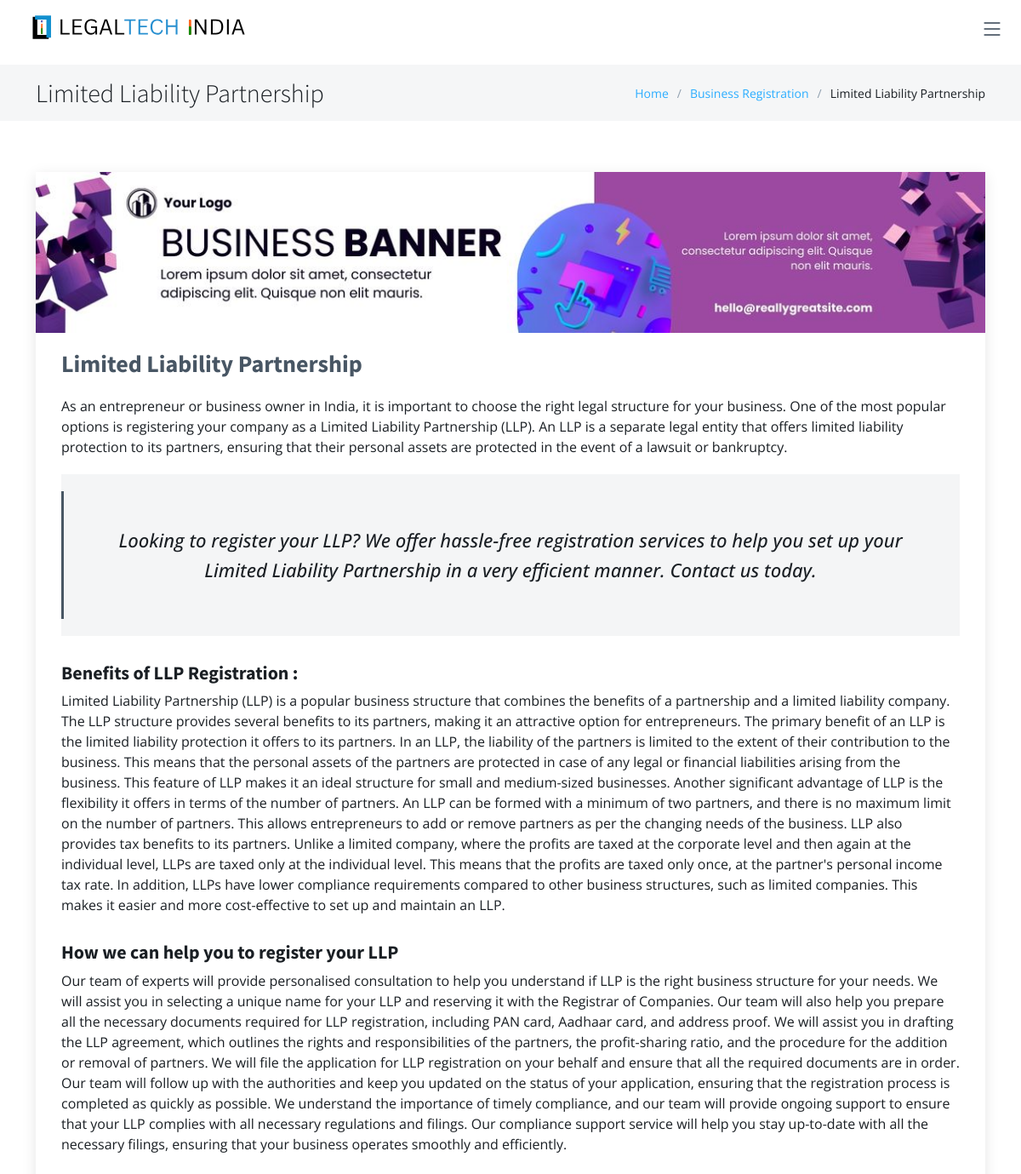
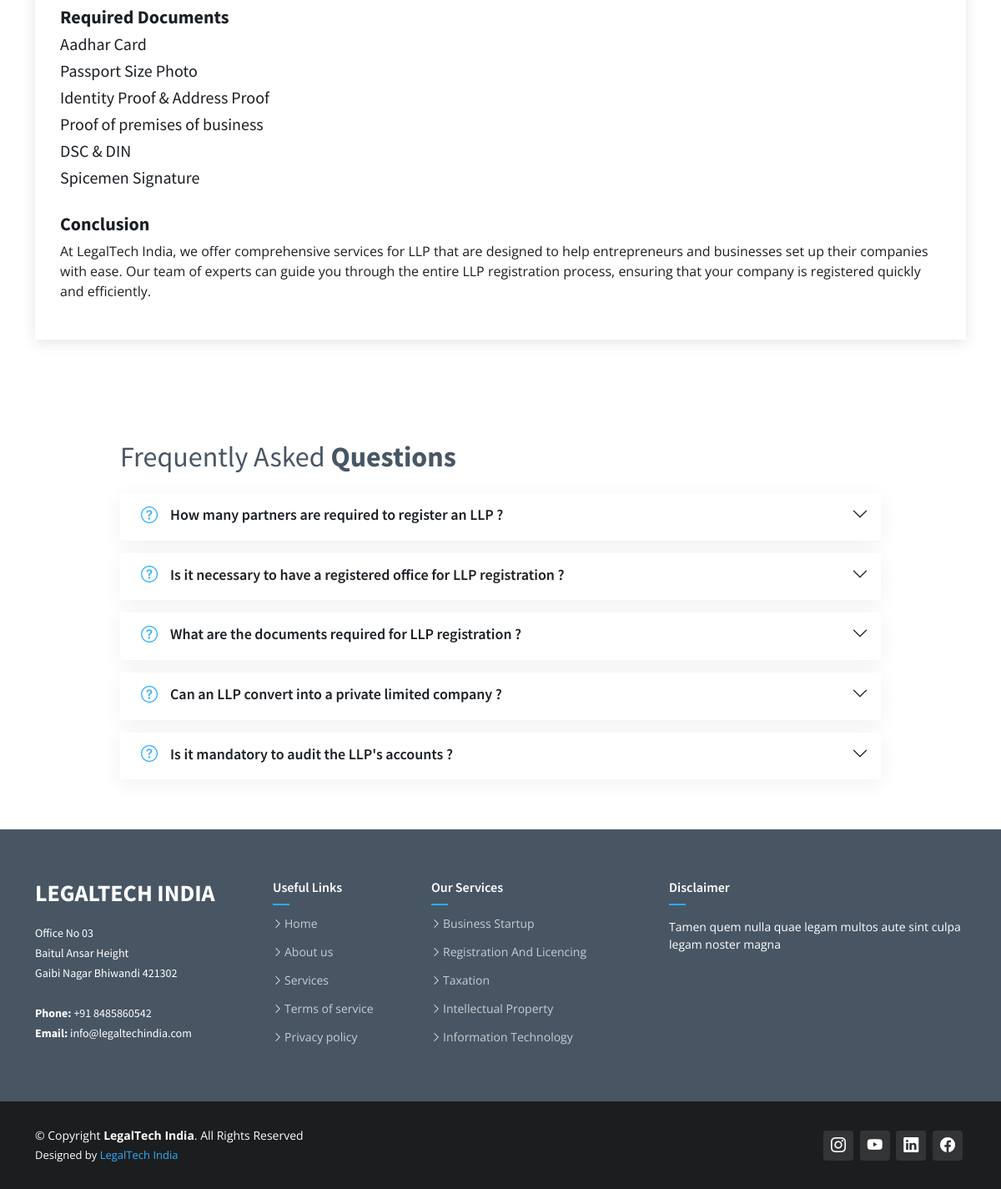
/business/llp/, run on the app's committed database (2 pictures, top to bottom).
### main/models.py (models this page shows, shortened)
class Business_Registration(models.Model):
    main_service = models.CharField(max_length=50,default="Business Registration" )
    main_service_link = models.CharField(max_length=50, default="/business/")
    name = models.CharField(max_length=200)
    description1 = models.TextField()
    sec_name = models.CharField(max_length=200 ,default='Service Details',blank=True, null=True)
    description2 = models.TextField(blank=True, null=True)
    third_name = models.CharField(max_length=200 ,default='Service Details',blank=True, null=True)
    description3 = models.TextField(blank=True, null=True)
    quote = models.CharField(max_length=200)
    doc_title = models.CharField(max_length=200 ,default='Required Documents')
    documents = models.ManyToManyField(Documents)
    con_title = models.CharField(max_length=200, default='Conclusion')
    conclusion = models.TextField(default='default')
    image = models.ImageField(upload_to='services/', null=True, blank=True)
    slug = models.SlugField(unique=True, null=True, blank=True)
    question1 = models.CharField(max_length=255 , default='question1')
    answer1 = models.TextField( default='answer1')
    question2 = models.CharField(max_length=255, default='question2')
    answer2 = models.TextField(default='answer2')
    question3 = models.CharField(max_length=255, default='question3')
    answer3 = models.TextField(default='answer3')
    question4 = models.CharField(max_length=255, default='question4')
    answer4 = models.TextField(default='answer4')
    question5 = models.CharField(max_length=255, default='question5')
    answer5 = models.TextField(default='answer5')
    objects = ServiceManager()

class Documents(models.Model):
    doc_name = models.CharField(max_length=200)

### main/views.py (the view)
# urls.py: path('business/<slug:slug>/', views.business_registration, name='business_registration'),
def business_registration(request, slug):
    service = get_object_or_404(Business_Registration, slug=slug)
    context = {
        'service': service,
    }
    return render(request, 'service_details.html', context)

### main/templates/service_details.html (shortened to what this page needs)
{% load static %}
<!DOCTYPE html>
<html lang="en">
<head>
  <link href="{% static 'assets/vendor/bootstrap/css/bootstrap.min.css' %}" rel="stylesheet">
  <link href="{% static 'assets/vendor/bootstrap-icons/bootstrap-icons.css' %}" rel="stylesheet">
  <link href="{% static 'assets/vendor/aos/aos.css' %}" rel="stylesheet">
  <link href="{% static 'assets/vendor/glightbox/css/glightbox.min.css' %}" rel="stylesheet">
  <link href="{% static 'assets/vendor/swiper/swiper-bundle.min.css' %}" rel="stylesheet">
  <link href="{% static 'assets/css/variables.css' %}" rel="stylesheet">
  <link href="{% static 'assets/css/main.css' %}" rel="stylesheet">
</head>
<body>
  {% include 'header.html' %}
  <main id="main">
    <div class="breadcrumbs">
      <div class="container">
        <div class="d-flex justify-content-between align-items-center">
          <h2>{{ service.name }}</h2>
          <ol>
            <li><a href="index.html">Home</a></li>
            <li><a href="{{service.main_service_link}}">{{ service.main_service }}</a></li>
            <li>{{ service.name }}</li>
          </ol>
        </div>
      </div>
    </div>
    <section id="blog" class="blog">
      <div class="container" data-aos="fade-up">
        <div class="row g-5">
          <div class="col-lg-12">
            <article class="blog-details">
              <div class="post-img">
              {% if service.image %}
                <img src="{{ service.image.url }}" alt="{{ service.name }}" class="img-fluid">
             {% endif %}
              </div>
              <h2 class="title">{{ service.name }}</h2>
              <div class="content">
                <p>
                  {{ service.description1 }}
                </p>
                <blockquote>
                  <p>
                    {{ service.quote }}
                  </p>
                </blockquote>
                <h3>
                  {{ service.sec_name }}
                </h3>
                <p>
                  {{ service.description2 }}
                </p>
                <h3>
                  {{ service.third_name }}
                </h3>
                <p>
                  {{ service.description3 }}
                </p>
                <h3>
                  {{ service.doc_title }}
                </h3>
                {% for document in service.documents.all %}
                <h5 >{{ document.doc_name }}</h5>
                {% endfor %}
                <h3>
                  {{ service.con_title }}
                </h3>
                <p>
                    {{ service.conclusion }}
                </p>
          </div>
        </div>
      </div>
    </section>
<section id="faq" class="faq">
  <div class="container-fluid px-xl-5" data-aos="fade-up">
    <div class="row gy-4 px-xl-5">
      <div class="col-lg-12 d-flex flex-column justify-content-center align-items-stretch  order-2 order-lg-1">
        <div class="content px-xl-5">
          <h3>Frequently Asked <strong>Questions</strong></h3>
        </div>
        <div class="accordion accordion-flush px-xl-5" id="faqlist">
          <div class="accordion-item" data-aos="fade-up" data-aos-delay="200">
            <h3 class="accordion-header">
              <button class="accordion-button collapsed" type="button" data-bs-toggle="collapse" data-bs-target="#faq-content-1">
                <i class="bi bi-question-circle question-icon"></i>
                {{ service.question1 }}
              </button>
            </h3>
          </div>
          <div class="accordion-item" data-aos="fade-up" data-aos-delay="200">
            <h3 class="accordion-header">
              <button class="accordion-button collapsed" type="button" data-bs-toggle="collapse" data-bs-target="#faq-content-2">
                <i class="bi bi-question-circle question-icon"></i>
                {{ service.question2 }}
              </button>
            </h3>
          </div>
          <div class="accordion-item" data-aos="fade-up" data-aos-delay="200">
            <h3 class="accordion-header">
              <button class="accordion-button collapsed" type="button" data-bs-toggle="collapse" data-bs-target="#faq-content-3">
                <i class="bi bi-question-circle question-icon"></i>
                {{ service.question3 }}
              </button>
            </h3>
          </div>
          <div class="accordion-item" data-aos="fade-up" data-aos-delay="200">
            <h3 class="accordion-header">
              <button class="accordion-button collapsed" type="button" data-bs-toggle="collapse" data-bs-target="#faq-content-4">
                <i class="bi bi-question-circle question-icon"></i>
                {{ service.question4 }}
              </button>
            </h3>
          </div>
          <div class="accordion-item" data-aos="fade-up" data-aos-delay="200">
            <h3 class="accordion-header">
              <button class="accordion-button collapsed" type="button" data-bs-toggle="collapse" data-bs-target="#faq-content-5">
                <i class="bi bi-question-circle question-icon"></i>
                {{ service.question5 }}
              </button>
            </h3>
          </div>
        </div>
      </div>
    </div>
  </div>
</section>
    {% include 'footer.html' %}
</body>
</html>

### static/assets/css/variables.css (style rules this page uses)
:root { --font-default: 'Open Sans', system-ui, -apple-system, "Segoe UI", Roboto, "Helvetica Neue", Arial, "Noto Sans", "Liberation Sans", sans-serif, "Apple Color Emoji", "Segoe UI Emoji", "Segoe UI Symbol", "Noto Color Emoji"; --font-primary: 'Source Sans Pro', sans-serif; --font-secondary: 'Poppins', sans-serif; --color-default: #1a1f24; --color-default-rgb: 26, 31, 36; --color-links: #2BADFF; --color-links-hover: #2BADFF; --color-primary: #2BADFF; --color-primary-light: #2BADFF; --color-primary-dark: #2BADFF; --color-primary-rgb: 14, 162, 189; --color-primary-light-rgb: 30, 195, 224; --color-primary-dark-rgb: 1, 137, 161; --color-secondary: #485664; --color-secondary-light: #8f9fae; --color-secondary-dark: #1c1d1f; --color-secondary-rgb: 72, 86, 100; --color-secondary-light-rgb: 143, 159, 174; --color-secondary-dark-rgb: 58, 71, 83; --color-blue: #0d6efd; --color-blue-rgb: 13, 110, 253; --color-indigo: #6610f2; --color-indigo-rgb: 102, 16, 242; --color-purple: #6f42c1; --color-purple-rgb: 111, 66, 193; --color-pink: #f3268c; --color-pink-rgb: 243, 38, 140; --color-red: #df1529; --color-red-rgb: 223, 21, 4; --color-orange: #fd7e14; --color-orange-rgb: 253, 126, 20; --color-yellow: #ffc107; --color-yellow-rgb: 255, 193, 7; --color-green: #059652; --color-green-rgb: 5, 150, 82; --color-teal: #20c997; --color-teal-rgb: 32, 201, 151; --color-cyan: #2BADFF; --color-cyan-rgb: 13, 202, 240; --color-white: #ffffff; --color-white-rgb: 255, 255, 255; --color-gray: #6c757d; --color-gray-rgb: 108, 117, 125; --color-black: #000000; --color-black-rgb: 0, 0, 0; }
:root { --bs-blue: var(--color-blue); --bs-indigo: var(--color-indigo); --bs-purple: var(--color-purple); --bs-pink: var(--color-pink); --bs-red: var(--color-red); --bs-orange: var(--color-orange); --bs-yellow: var(--color-yellow); --bs-green: var(--color-green); --bs-teal: var(--color-teal); --bs-cyan: var(--color-cyan); --bs-white: var(--color-white); --bs-gray: var(--color-gray); --bs-gray-dark: #343a40; --bs-gray-100: #f8f9fa; --bs-gray-200: #e9ecef; --bs-gray-300: #dee2e6; --bs-gray-400: #ced4da; --bs-gray-500: #adb5bd; --bs-gray-600: #6c757d; --bs-gray-700: #495057; --bs-gray-800: #343a40; --bs-gray-900: #212529; --bs-primary: var(--color-blue); --bs-secondary: var(--color-blue); --bs-success: #198754; --bs-info: #0dcaf0; --bs-warning: #ffc107; --bs-danger: #dc3545; --bs-light: #f8f9fa; --bs-dark: #212529; --bs-primary-rgb: var(--color-primary-rgb); --bs-secondary-rgb: var(--color-secondary-rgb); --bs-success-rgb: 25, 135, 84; --bs-info-rgb: 13, 202, 240; --bs-warning-rgb: 255, 193, 7; --bs-danger-rgb: 220, 53, 69; --bs-light-rgb: 248, 249, 250; --bs-dark-rgb: 33, 37, 41; --bs-white-rgb: var(--color-white-rgb); --bs-black-rgb: var(--color-black-rgb); --bs-body-color-rgb: var(--color-default-rgb); --bs-body-bg-rgb: 255, 255, 255; --bs-font-sans-serif: var(--font-default); --bs-font-monospace: SFMono-Regular, Menlo, Monaco, Consolas, "Liberation Mono", "Courier New", monospace; --bs-gradient: linear-gradient(180deg, rgba(255, 255, 255, 0.15), rgba(255, 255, 255, 0)); --bs-body-font-family: var(--font-default); --bs-body-font-size: 1rem; --bs-body-font-weight: 400; --bs-body-line-height: 1.5; --bs-body-color: var(--color-default); --bs-body-bg: #fff; }

### data on the page
Business_Registration: name "Limited Liability Partnership", main_service "Business Registration", image (picture), description1 "As an entrepreneur or business owner in India, it is important to choose the right legal structure for your business. One of the most popular options is registering your company as a Limited Liability Partnership (LLP). An LLP is a separate legal entity that offers limited liability protection to its partners, ensuring that their personal assets are protected in the event of a lawsuit or bankruptcy.", quote "Looking to register your LLP? We offer hassle-free registration services to help you set up your Limited Liability Partnership in a very efficient manner. Contact us today.", sec_name "Benefits of LLP Registration :", description2 "Limited Liability Partnership (LLP) is a popular business structure that combines the benefits of a partnership and a limited liability company. The LLP structure provides several benefits to its partners, making it an attractive option for entrepreneurs. The primary benefit of an LLP is the limited liability protection it offers to its partners. In an LLP, the liability of the partners is limited to the extent of their contribution to the business. This means that the personal assets of the partners are protected in case of any legal or financial liabilities arising from the business. This feature of LLP makes it an ideal structure for small and medium-sized businesses. Another significant…", third_name "How we can help you to register your LLP", description3 "Our team of experts will provide personalised consultation to help you understand if LLP is the right business structure for your needs. We will assist you in selecting a unique name for your LLP and reserving it with the Registrar of Companies. Our team will also help you prepare all the necessary documents required for LLP registration, including PAN card, Aadhaar card, and address proof. We will assist you in drafting the LLP agreement, which outlines the rights and responsibilities of the partners, the profit-sharing ratio, and the procedure for the addition or removal of partners. We will file the application for LLP registration on your behalf and ensure that all the required…", doc_title "Required Documents", con_title "Conclusion", conclusion "At LegalTech India, we offer comprehensive services for LLP that are designed to help entrepreneurs and businesses set up their companies with ease. Our team of experts can guide you through the entire LLP registration process, ensuring that your company is registered quickly and efficiently.", question1 "How many partners are required to register an LLP ?", question2 "Is it necessary to have a registered office for LLP registration ?", question3 "What are the documents required for LLP registration ?", question4 "Can an LLP convert into a private limited company ?", question5 "Is it mandatory to audit the LLP's accounts ?"
Documents: doc_name "Aadhar Card"
Documents: doc_name "Passport Size Photo"
Documents: doc_name "Identity Proof & Address Proof"
Documents: doc_name "Proof of premises of business"
Documents: doc_name "DSC & DIN"
Documents: doc_name "Spicemen Signature"
